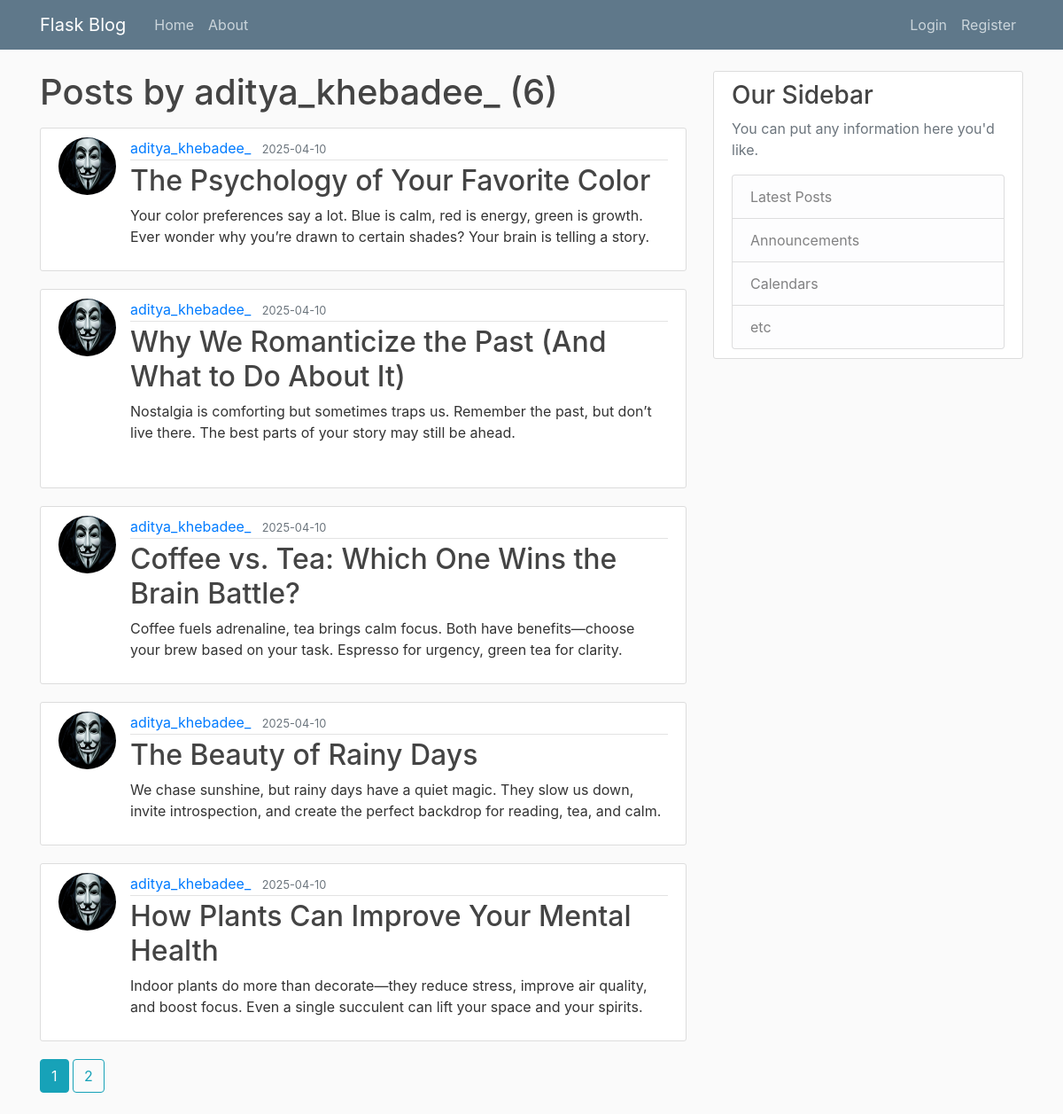
The app's page /user/aditya_khebadee_ with its own data.
### flasku/models.py (models this page shows, shortened)
class User(db.Model,UserMixin):
    id = db.Column(db.Integer, primary_key=True)
    username = db.Column(db.String(20), unique=True, nullable=False)
    email = db.Column(db.String(120), unique=True, nullable=False)
    image_file = db.Column(db.String(20), nullable=False, default='default.jpg')
    password = db.Column(db.String(60), nullable=False)
    posts = db.relationship('Post', backref='author', lazy=True)

class Post(db.Model):
    id = db.Column(db.Integer, primary_key=True)
    title = db.Column(db.String(100), nullable=False)
    date_posted = db.Column(db.DateTime, nullable=False, default=datetime.utcnow)
    content = db.Column(db.Text, nullable=False)
    user_id = db.Column(db.Integer, db.ForeignKey('user.id'), nullable=False)

### flasku/users/routes.py (the view)
@users.route("/user/<string:username>")
def user_posts(username):
    page =request.args.get('page',1,type=int) #request.args.get('page'): fetches the value of page from the query string.1:default value,if no page is specified.type=int: ensures the page number is converted to an integer
    user=User.query.filter_by(username=username).first_or_404()
    posts=Post.query.filter_by(author=user).order_by(Post.date_posted.desc()).paginate(page=page,per_page=5)#filter_by(author=user): filters the Post table to only posts where the author is the selected user
    return render_template('user_post.html',posts=posts,user=user)

### flasku/templates/user_post.html
{% extends "layout.html" %}
{% block content %}
    <h1 class="mb-3">Posts by {{ user.username }} ({{ posts.total }})</h1>
    {% for post in posts.items %}
    <article class="media content-section">
      <img class="rounded-circle article-img" src="{{url_for('static',filename='profile_pics/' + post.author.image_file) }}">
      <div class="media-body">
        <div class="article-metadata">
            <a class="mr-2" href="{{ url_for('users.user_posts', username=post.author.username) }}">{{ post.author.username }}</a>
          <small class="text-muted">{{ post.date_posted.strftime('%Y-%m-%d') }}</small>
        </div>
        <h2><a class="article-title" href="{{url_for('posts.post',post_id=post.id)}}">{{ post.title }}</a></h2>
        <p class="article-content">{{ post.content }}</p>
      </div>
    </article>
    {% endfor %}
    {% for page_num in posts.iter_pages(left_edge=1,right_edge=1,left_current=1,right_current=2) %}
        {%if page_num%}
               {% if posts.page==page_num%}
                <a class="btn btn-info mb-4" href="{{ url_for('users.user_posts',username=user.username, page=page_num) }}">{{ page_num }}</a>
               {%else%}
                <a class="btn btn-outline-info mb-4" href="{{ url_for('users.user_posts',username=user.username, page=page_num) }}">{{ page_num }}</a>
               {%endif%}
            {%else%}
            ...
        {%endif%}
    {% endfor %}
{% endblock %}

### flasku/static/main.css (style rules this page uses)
body { background: #fafafa; color: #333333; margin-top: 5rem; }
h1, h2, h3, h4, h5, h6 { color: #444444; }
.content-section { background: #ffffff; padding: 10px 20px; border: 1px solid #dddddd; border-radius: 3px; margin-bottom: 20px; }
.article-title { color: #444444; }
.article-content { white-space: pre-line; }
.article-img { height: 65px; width: 65px; margin-right: 16px; }
.article-metadata { padding-bottom: 1px; margin-bottom: 4px; border-bottom: 1px solid #e3e3e3 }

### records on screen
User: username "aditya_khebadee_"
Post: image_file (placeholder picture), author.username "aditya_khebadee_", date_posted "2025-04-10", title "The Psychology of Your Favorite Color", content "Your color preferences say a lot. Blue is calm, red is energy, green is growth. Ever wonder why you’re drawn to certain shades? Your brain is telling a story."
Post: image_file (placeholder picture), author.username "aditya_khebadee_", date_posted "2025-04-10", title "Why We Romanticize the Past (And What to Do About It)", content "Nostalgia is comforting but sometimes traps us. Remember the past, but don’t live there. The best parts of your story may still be ahead."
Post: image_file (placeholder picture), author.username "aditya_khebadee_", date_posted "2025-04-10", title "Coffee vs. Tea: Which One Wins the Brain Battle?", content "Coffee fuels adrenaline, tea brings calm focus. Both have benefits—choose your brew based on your task. Espresso for urgency, green tea for clarity."
Post: image_file (placeholder picture), author.username "aditya_khebadee_", date_posted "2025-04-10", title "The Beauty of Rainy Days", content "We chase sunshine, but rainy days have a quiet magic. They slow us down, invite introspection, and create the perfect backdrop for reading, tea, and calm."
Post: image_file (placeholder picture), author.username "aditya_khebadee_", date_posted "2025-04-10", title "How Plants Can Improve Your Mental Health", content "Indoor plants do more than decorate—they reduce stress, improve air quality, and boost focus. Even a single succulent can lift your space and your spirits."

### other values on screen
{{ posts.total }} "6"
{{ page_num }} "1"
{{ page_num }} "2"
